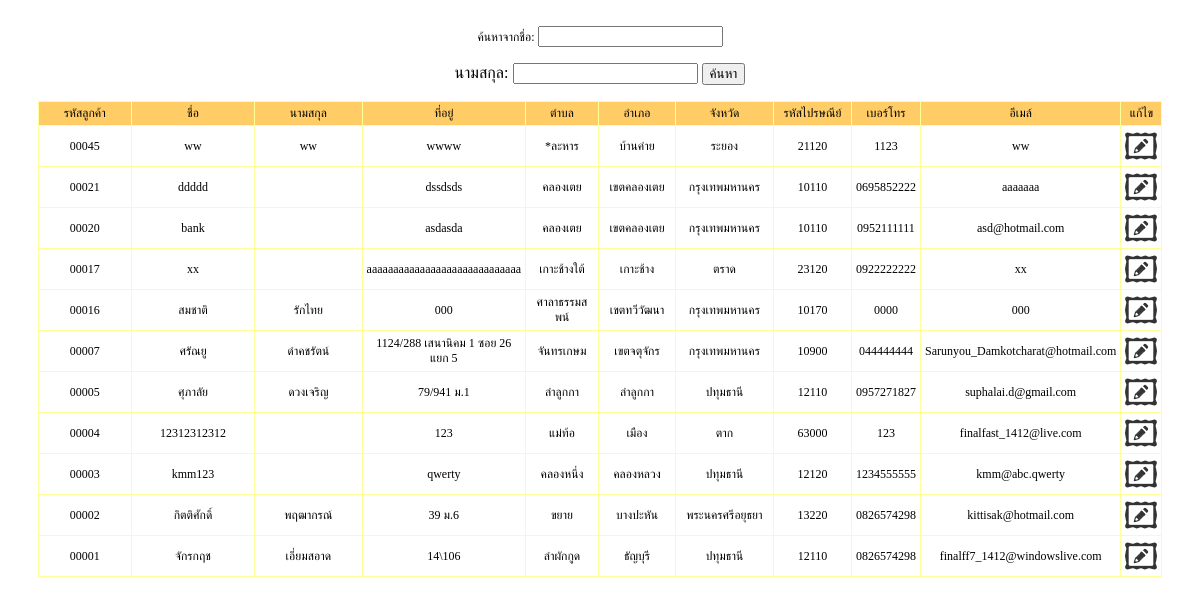
Before: /giftshop2_V2_1/admin/customer.php with the older database file.
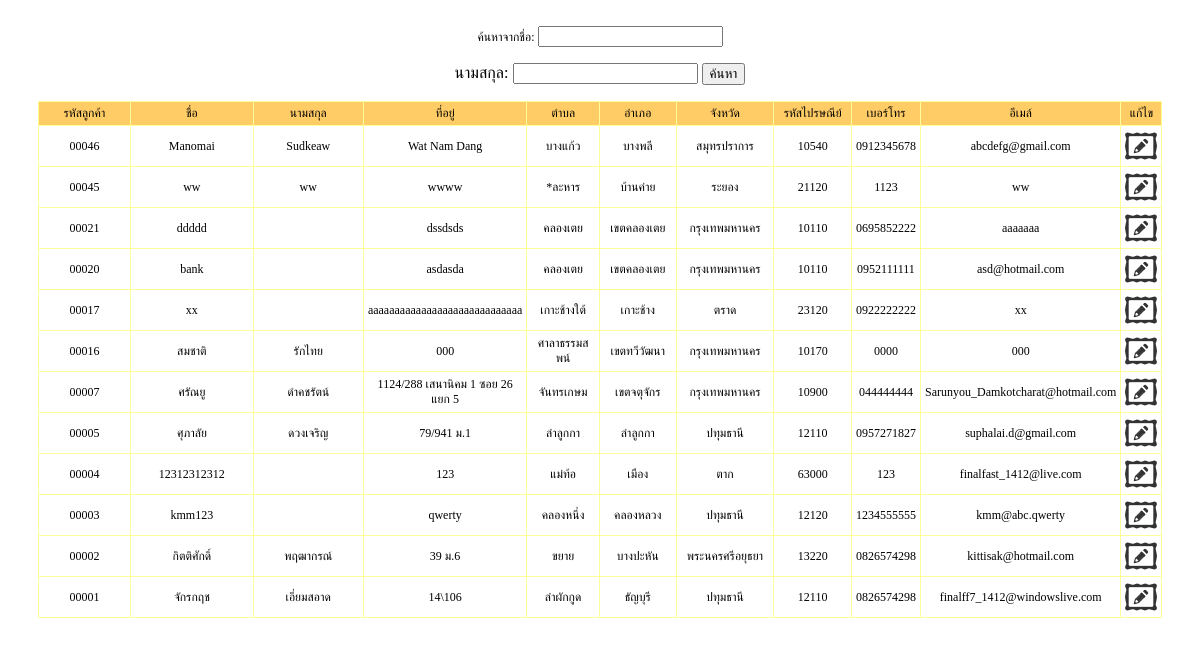
After: the same page with the newer database file.
### tables this page shows
CREATE TABLE `tbl_customer` (
  `customer_id` int(5) unsigned zerofill NOT NULL auto_increment,
  `customer_name` varchar(50) NOT NULL,
  `customer_name_last` varchar(255) NOT NULL,
  `customer_address` text NOT NULL,
  `district_id` int(5) NOT NULL,
  `prefecture_id` int(5) NOT NULL,
  `province_id` int(2) NOT NULL,
  `postcode` int(5) NOT NULL,
  `customer_telephone` varchar(10) NOT NULL,
  `customer_email` varchar(50) NOT NULL,
  `customer_pass` varchar(20) NOT NULL,
  `Date` varchar(10) NOT NULL,
  `item1` varchar(255) NOT NULL,
  `item2` varchar(255) NOT NULL,
  `item3` varchar(255) NOT NULL,
  `item4` varchar(255) NOT NULL,
  `item5` varchar(255) NOT NULL,
  `item6` varchar(255) NOT NULL,
  `item7` varchar(255) NOT NULL,
  PRIMARY KEY  (`customer_id`)
);

CREATE TABLE `tbl_r_district` (
  `district_id` int(5) NOT NULL auto_increment COMMENT 'รหัส',
  `district_code` varchar(6) NOT NULL COMMENT 'รหัสอำเภอ',
  `district_name` varchar(150) NOT NULL COMMENT 'ตำบล',
  `prefecture_id` int(5) NOT NULL default '0' COMMENT 'อำเภอ',
  `province_id` int(5) NOT NULL default '0' COMMENT 'จังหวัด',
  PRIMARY KEY  (`district_id`),
  KEY `AMPHUR_ID` (`prefecture_id`),
  KEY `DISTRICT_NAME` (`district_name`)
);

CREATE TABLE `tbl_r_prefecture` (
  `prefecture_id` int(5) NOT NULL auto_increment COMMENT 'รหัส',
  `prefecture_code` varchar(4) NOT NULL COMMENT 'รหัสอำเภอ',
  `prefecture_name` varchar(150) NOT NULL COMMENT 'อำเภอ',
  `province_id` int(5) NOT NULL default '0' COMMENT 'รหัสจังหวัด',
  PRIMARY KEY  (`prefecture_id`)
);

CREATE TABLE `tbl_r_province` (
  `province_id` int(5) NOT NULL auto_increment,
  `province_code` varchar(2) NOT NULL,
  `province_name` varchar(150) NOT NULL COMMENT 'จังหวัด',
  PRIMARY KEY  (`province_id`)
);

CREATE TABLE `tbl_r_postcode` (
  `prefecture_id` int(10) unsigned NOT NULL,
  `postcode` int(11) unsigned NOT NULL COMMENT 'รหัสไปรษณีย์',
  PRIMARY KEY  (`prefecture_id`,`postcode`)
);

### giftshop2_V2_1/admin/customer.php (the view, shortened to what this page needs)
<?
$keyword=$_REQUEST['keyword'];
$keyword_2=$_REQUEST['keyword_2'];
?>
<?
if($keyword !='' or $keyword_2 != ''){
	 $searchnamecus="and customer_name like '%$keyword%' and customer_name_last like '%$keyword_2%'";
}else{
	 $searchnamecus="";
}
$sql="select * from tbl_customer as a, tbl_r_prefecture as b, tbl_r_province as c, tbl_r_district as d , tbl_r_postcode as e where a.prefecture_id=b.prefecture_id and a.province_id=c.province_id and a.district_id=d.district_id and a.postcode = e.prefecture_id $searchnamecus group by a.customer_id desc";
$qry=mysql_query($sql);
$numrow=mysql_num_rows($qry);
?>
<form action="main.php?module=<?=$module?>" method="post">
  <table width="439" border="0" align="center" cellpadding="0" cellspacing="0">
    <tr>
    <td width="500" align="center"><p><span class="sizamain1">ค้นหาจากชื่อ:
      </span>
        <input name="keyword" type="text" />
    </p>
      <p>นามสกุล:
        <input name="keyword_2" type="text" />
        <input type="submit" name="button2" id="button2" value="ค้นหา" />
      </p></td>
  </tr>
</table>
</form>
<table width="95%" border="0" align="center" cellpadding="4" cellspacing="1" bgcolor="#FFFF99">
  <tr>
    <td width="14%" align="center" bgcolor="#FFCC66"><span class="sizamain1">รหัสลูกค้า</span></td>
    <td width="16%" align="center" bgcolor="#FFCC66"><span class="sizamain1">ชื่อ</span></td>
    <td width="16%" align="center" bgcolor="#FFCC66"><span class="sizamain1">นามสกุล</span></td>
    <td width="12%" align="center" bgcolor="#FFCC66"><span class="sizamain1">ที่อยู่</span></td>
    <td width="9%" align="center" bgcolor="#FFCC66"><span class="sizamain1">ตำบล</span></td>
    <td width="9%" align="center" bgcolor="#FFCC66"><span class="sizamain1">อำเภอ</span></td>
    <td width="10%" align="center" bgcolor="#FFCC66"><span class="sizamain1">จังหวัด</span></td>
    <td width="10%" align="center" bgcolor="#FFCC66"><span class="sizamain1">รหัสไปรษณีย์</span></td>
    <td width="9%" align="center" bgcolor="#FFCC66"><span class="sizamain1">เบอร์โทร</span></td>
    <td width="11%" align="center" bgcolor="#FFCC66"><span class="sizamain1">อีเมล์</span></td>
    <td width="11%" align="center" bgcolor="#FFCC66"><span class="sizamain1">แก้ไข</span></td>
  </tr>
  <?
  if($numrow==0){
  ?>
  <tr>
    <td colspan="9" bgcolor="#FFFFFF"><span class="sizamain1">ไม่มีข้อมูล</span></td>
  </tr>
  <?
  }else{
	while($db=mysql_fetch_array($qry)){
  ?>
  <tr>
    <td align="center" bgcolor="#FFFFFF"><span class="sizamain1">
      <?=$db['customer_id'] ?>
    </span></td>
    <td align="center" bgcolor="#FFFFFF"><span class="sizamain1">
      <?=$db['customer_name'] ?>
    </span></td>
    <td align="center" bgcolor="#FFFFFF"><span class="sizamain1">
      <?=$db['customer_name_last'] ?>
    </span></td>
    <td align="center" bgcolor="#FFFFFF"><span class="sizamain1">
      <?=$db['customer_address'] ?>
    </span></td>
    <td align="center" bgcolor="#FFFFFF"><span class="sizamain1">
      <?=$db['district_name'] ?>
    </span></td>
    <td align="center" bgcolor="#FFFFFF"><span class="sizamain1">
      <?=$db['prefecture_name'] ?>
    </span></td>
    <td align="center" bgcolor="#FFFFFF"><span class="sizamain1">
      <?=$db['province_name'] ?>
    </span></td>
    <td align="center" bgcolor="#FFFFFF"><span class="sizamain1">
      <?=$db['postcode'] ?>
    </span></td>
    <td align="center" bgcolor="#FFFFFF"><span class="sizamain1">
      <?=$db['customer_telephone'] ?>
    </span></td>
    <td align="center" bgcolor="#FFFFFF"><span class="sizamain1">
      <?=$db['customer_email'] ?>
    </span></td>
    <td align="center" bgcolor="#FFFFFF" class="sizemain1"><a href="main.php?module=update_cus&cus_id=<?php echo $db['customer_id'] ?>"><img src="../images/edit.png" width="32" height="32" /></a></td>
  </tr>
  <?
  	}
  }
  ?>
</table>

### giftshop2_V2_1/admin/customer.php (style rules this page uses)
.sizamain1 { font-size: 12px; }
.sizemain1 { font-size: 12px; }

Changed rows visible on the page:
added tbl_customer: customer_id "00046", customer_name "Manomai", customer_name_last "Sudkeaw", customer_address "Wat Nam Dang", district.district_name "บางแก้ว", prefecture.prefecture_name "บางพลี", province.province_name "สมุทรปราการ", tbl_r_postcode.postcode "10540", customer_telephone "0912345678", customer_email "abcdefg@gmail.com"
